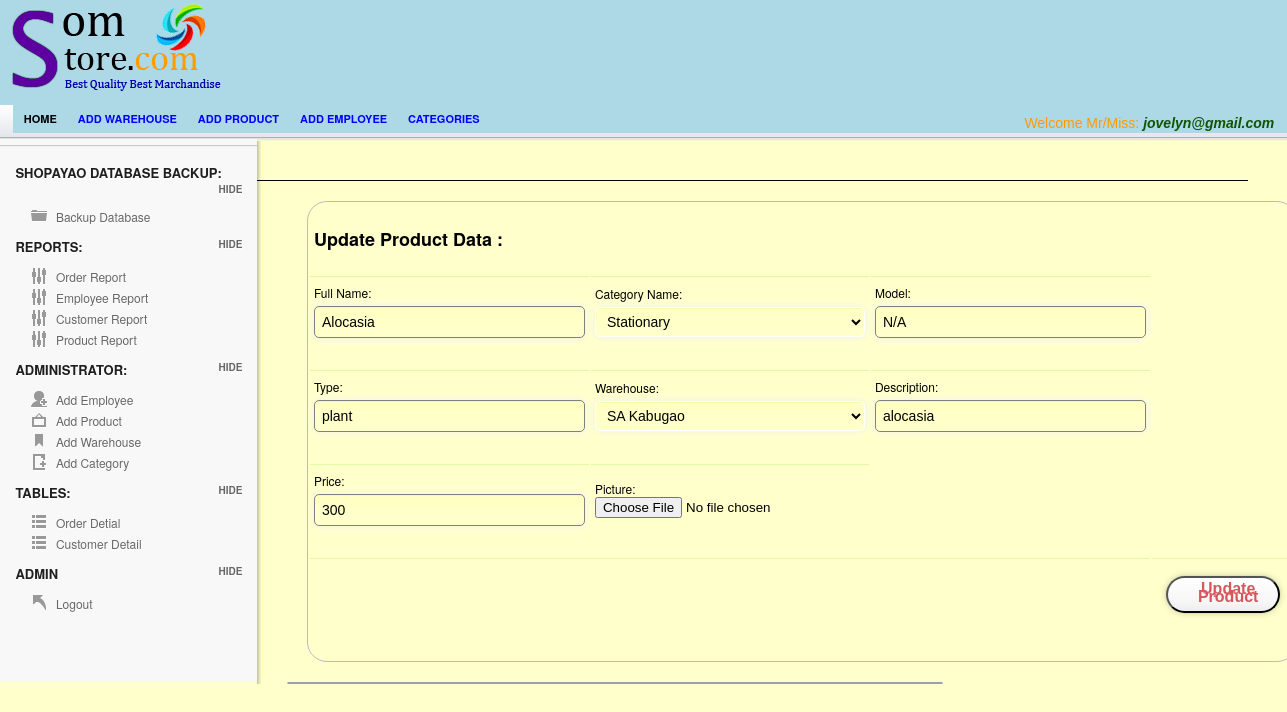
The app's page /Admin/prodViewUpdate.php?update=1 (signed in), older data.
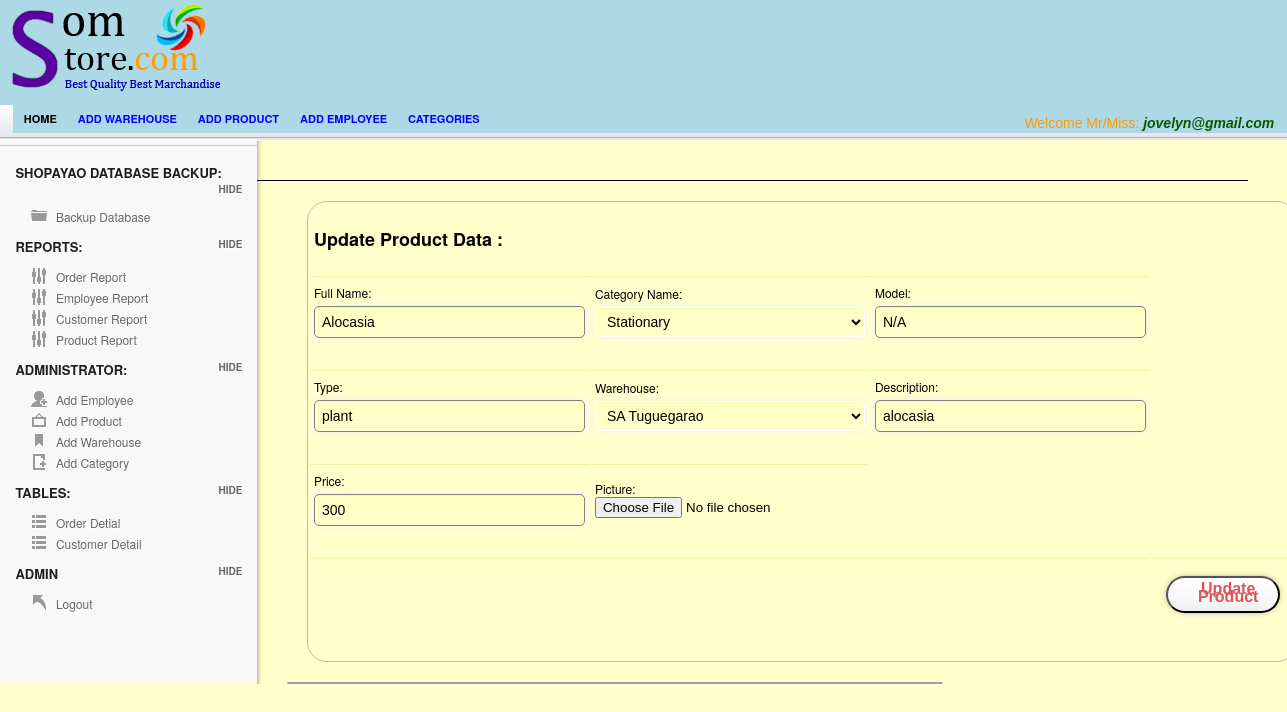
The same page, newer data.
### tables this page shows
CREATE TABLE `product` (
  `Product_ID` int(255) NOT NULL AUTO_INCREMENT,
  `productName` varchar(77) NOT NULL,
  `Category_ID` int(255) NOT NULL,
  `Model` varchar(50) NOT NULL,
  `Type` varchar(50) NOT NULL,
  `Warehouse_ID` int(255) NOT NULL,
  `Description` varchar(500) NOT NULL,
  `Price` varchar(255) NOT NULL,
  `Picture` varchar(255) NOT NULL,
  PRIMARY KEY (`Product_ID`),
  KEY `Category_ID` (`Category_ID`),
  KEY `Warehouse_ID` (`Warehouse_ID`),
  CONSTRAINT `product_ibfk_1` FOREIGN KEY (`Category_ID`) REFERENCES `category` (`Category_ID`),
  CONSTRAINT `product_ibfk_2` FOREIGN KEY (`Warehouse_ID`) REFERENCES `warehouse` (`Warehouse_ID`)
);

CREATE TABLE `warehouse` (
  `Warehouse_ID` int(255) NOT NULL AUTO_INCREMENT,
  `Country` varchar(25) NOT NULL,
  `City` varchar(25) NOT NULL,
  `Address` varchar(55) NOT NULL,
  `PostalCode` varchar(55) NOT NULL,
  `Email` varchar(35) NOT NULL,
  `Warehouse` varchar(55) NOT NULL,
  PRIMARY KEY (`Warehouse_ID`),
  UNIQUE KEY `Email` (`Email`),
  UNIQUE KEY `PostalCode` (`PostalCode`)
);

CREATE TABLE `category` (
  `Category_ID` int(255) NOT NULL AUTO_INCREMENT,
  `Category_Name` varchar(123) NOT NULL,
  `Discription` varchar(255) NOT NULL,
  `Picture` varchar(255) NOT NULL,
  PRIMARY KEY (`Category_ID`)
);

### Admin/prodViewUpdate.php (the view, shortened to what the changed rows need)
	<?php
	include("../config.php");
	?>
<!doctype html>
<html lang="en">
<head>
	<link rel="stylesheet" href="css/layout.css" type="text/css" media="screen" />
</head>
<body>
<div id="container">
	<div id="content-wrap">
	<section id="main" class="column">
<?php
$update=$_GET['update'];
$result = mysqli_query($mysqli,"SELECT * FROM product  where Product_ID ='$update'");
?>
<?php if($row = mysqli_fetch_array($result))
  {?>
	<div id="form_wrapper" class="form_wrapper">
		 <table>
					<form class="register active" action="prodUpdate.php" method="POST" enctype="multipart/form-data" autocomplete="off">
					<th colspan="3"><h2>Update Product Data :</h2> </th>
   <tr>
    <td>
	  <label>Full Name:</label>
		<input type="text" id="fname" name="fname" value="<?php echo $row['productName'];?>"  placeholder="Full name" required>
	</td>
    <td>
	<label>Category Name:</label>
		<?php
include('../config.php');
$name= mysqli_query($mysqli,"select * from category");
echo '<select  name="cname"  id="ml" class="ed">';
 while($res= mysqli_fetch_assoc($name))
{
echo '<option value="'.$res['Category_ID'].'" '.($row['Category_ID'] == $res['Category_ID'] ? "selected" : '').'>';
echo $res['Category_Name'];
echo'</option>';
}
echo'</select>';
?>
	</td>
    <td>
	<label>Model:</label>
		<input type="text" id="model" name="model" value="<?php echo $row['Model'];?>" placeholder="User name" required>
   </td>
   </tr>
   <tr>
      <td>
	  <label>Type:</label>
		<input type="text" id="type" name="type" value="<?php echo $row['Type'];?>"  placeholder="Full name" required>
	</td>
   <td>
	<label>Warehouse:</label>
		<?php
		include('../config.php');
		$name= mysqli_query($mysqli,"select * from warehouse");
		echo '<select   name="whouse"  id="ml" class="ed">';
		 while($res= mysqli_fetch_assoc($name))
		{
		echo '<option  value="'.$res['Warehouse_ID'].'" '.($row['Warehouse_ID'] == $res['Warehouse_ID'] ? "selected" : '').'>';
		echo $res['Warehouse'];
		echo'</option>';
		}
		echo'</select>';
		?>
   </td>
     <td>
	<label>Description:</label>
	<input type="text" id="desp" name="desp" value="<?php echo $row['Description'];?>" placeholder="User name" required>
   </td>
   </tr>
      <tr>
      <td>
	  <label>Price:</label>
		<input type="text" id="price" name="price" value="<?php echo $row['Price'];?>"  placeholder="Full name" required>
	</td>
   <td>
		<label> Picture:</label>
		<input type="file" name="picture" id="picture"  value="<?php echo $row['Picture'];?>" placeholder="Full name" required>
   </td>
   </tr>
			<div class="bottom">
						<td colspan="3">
							<td colspan="3">
						<button type="submit"  name="submit" value="Update" class="a-btn"> <span class="a-btn-text">Update Product</span></button>
						</td>
						</td>
						</div>
	</form>
	</table>
	</div>
         <?php }?>
	</section>
          </div>
   </div>
</body>
</html>

Row changes from the older to the newer data that the page shows:
changed product "Alocasia": whouse "SA Kabugao" → "SA Tuguegarao"
